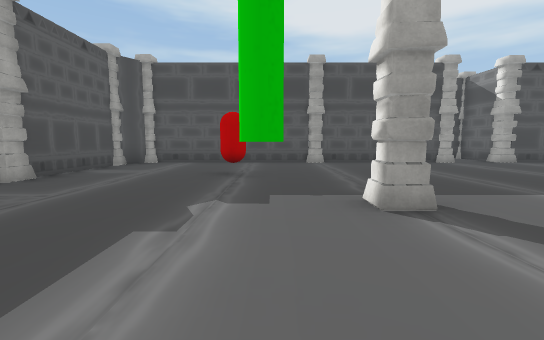
[1] (above)

15 first-person views from a walk through a 3-D level made in the Unity game engine. The camera is 1.3 m above the floor, tilts 6° down and sees 90° across. The floor is counted in squares, 2 m on a side. Each view is taken from the middle of a square. On the plan, view 1 faces up. The plan holds only what a view shows up to about 9 squares ahead; the rest is blank. The player is left out. Some surface patterns are stand-ins.

[2]
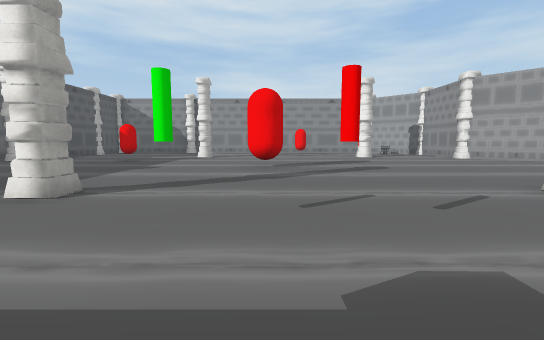

[3]
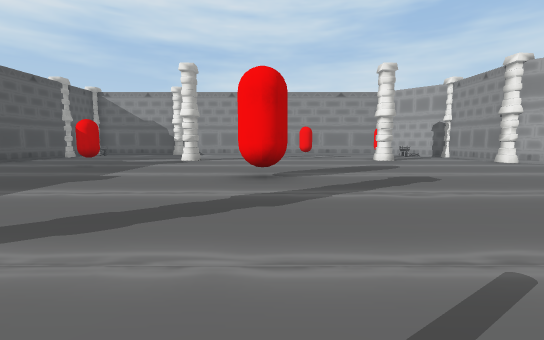

[4]
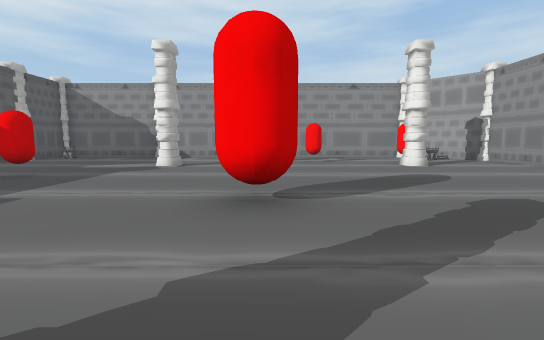

[5]
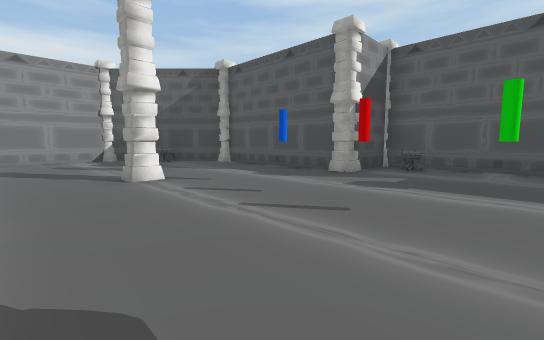

[6]
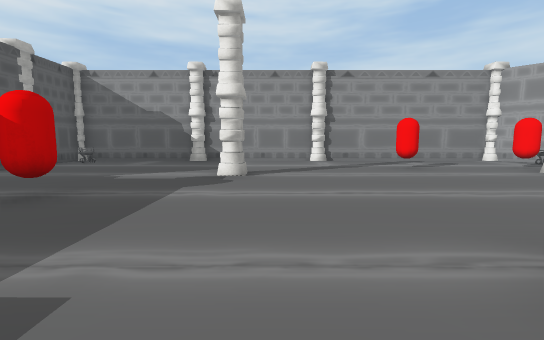

[7]
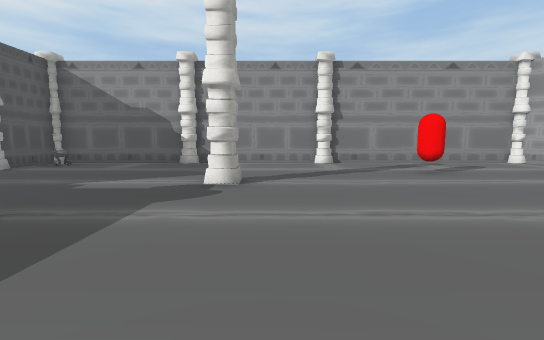

[8]
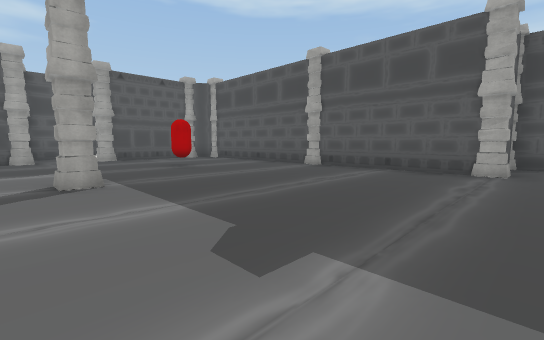

[9]
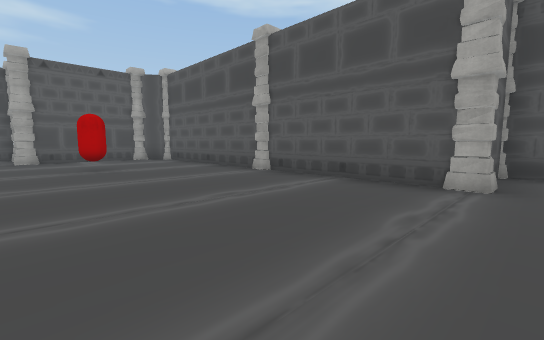

[10]
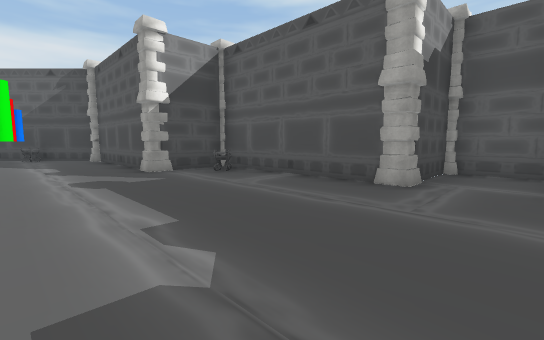

[11]
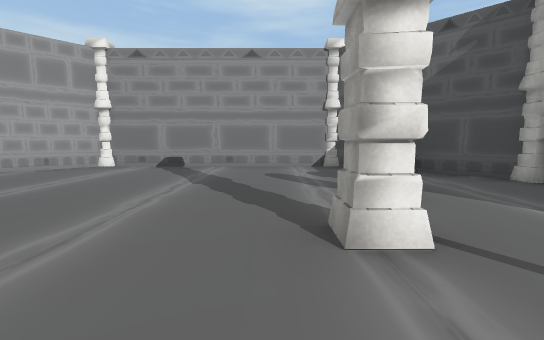

[12]
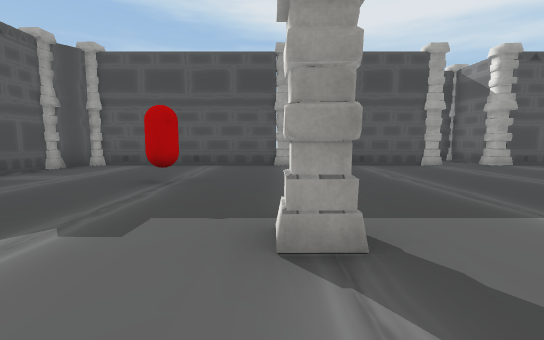

[13]
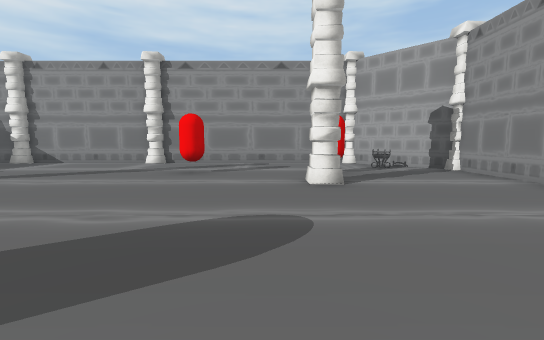

[14]
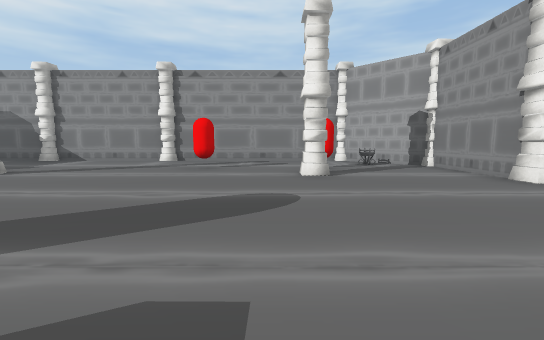

[15]
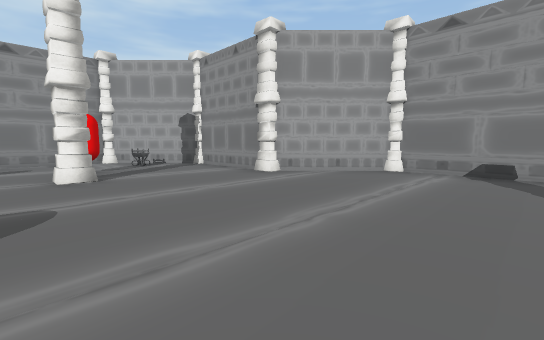

### Floor plan
Key: @ floor where view 1 was taken; # wall or solid block; . floor; = window, fence, low wall or low ledge; P pillar; O other object.
Columns run from 7 left of view 1 to 14 right of it. Each row starts with its distance up from view 1.
 11             P#O
 10             P.O
  9    P####P###P.P## P
  8   PP...............###
  7   #..................#
  6   #..................#
  5   #P..#.......#......#
  4 #...................P#
  3 P.......P.......P....#
  2 P##P.................#
  1   #..................#
  0   #....@....#.......P#
 -1   #.=.............#..#
 -2   PP#P...............#
 -3     #................#
 -4     #...P.......P.#..#
 -5     #...............P
 -6     #P.............##
 -7     ##.........P..P#
 -8      ##........#####
 -9        P#####P##

Positions as (right, up) in squares from view 1, and headings:
1: (0, 0), facing up
2: (-2, 0), facing right
3: (0, 0), facing right
4: (2, 0), facing right
5: (3, 1), facing down-left
6: (4, 2), facing right
7: (5, 2), facing right
8: (6, 2), facing up-left
9: (6, 4), facing up-left
10: (0, 4), facing down-left
11: (2, -2), facing down
12: (1, 1), facing up
13: (5, -3), facing right
14: (4, -3), facing right
15: (4, -3), facing down-right
